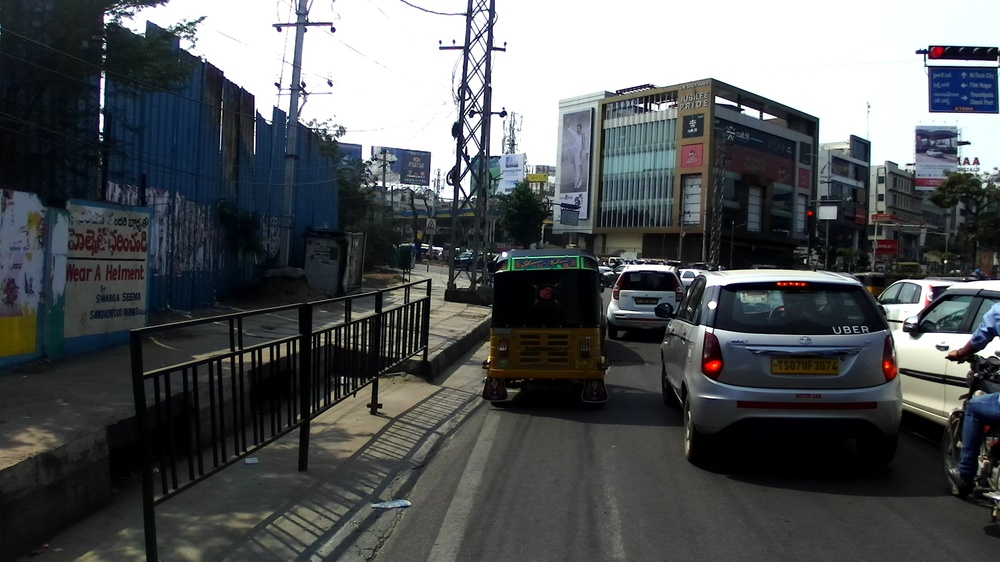
#> input picture Lane Area Detection/Input Images/frame0535.jpg, 1000 x 562 px, shrunk from 1920 x 1080 before the run, found by its file name
$ jupyter execute --allow-errors Road_Lane_Detection.ipynb   (shell and % lines are left out)
#> lines starting #> are read from the running program, lines starting #| are printed output that depends on the picture; after the words box and inside, x2 and y2 are one past the last pixel; in counts of white or black regions, pixels touching at a corner belong together
[cell 1]
import matplotlib.pyplot as plt
import matplotlib.image as mpimg
import numpy as np
import cv2

#> (a cell that did not finish here is left out)

[cell 3]
import math
def grayscale(img):
  return cv2.cvtColor(img, cv2.COLOR_BGR2GRAY)

def canny(img, low_threshold, high_threshold):
  return cv2.Canny(img, low_threshold, high_threshold)

def gaussian_blur(img, kernel_size):
  return cv2.GaussianBlur(img, (kernel_size, kernel_size), 0)


def region_of_interest(img, vertices):
  mask = np.zeros_like(img)
  if len(img.shape) > 2:
    channel_count = img.shape[2]  # i.e. 3 or 4 depending on your image
    ignore_mask_color = (255,) * channel_count
  else:
    ignore_mask_color = 255
  cv2.fillPoly(mask, vertices, ignore_mask_color)
  masked_image = cv2.bitwise_and(img, mask)
  return masked_image

def draw_lines(img, lines, color=[255, 0, 0], thickness=10):
  draw_right = True
  draw_left = True
  slope_threshold = 0.5
  slopes = []
  new_lines = []
  for line in lines:
    x1, y1, x2, y2 = line[0]
    if x2 - x1 == 0:
      slope = 999.
    else:
      slope = (y2-y1)/(x2-x1)
    if abs(slope)>slope_threshold:
      slopes.append(slope)
      new_lines.append(line)

  lines = new_lines
  right_lines = []
  left_lines = []

  for i, line in enumerate(lines):
    x1, y1, x2, y2 = line[0]
    img_x_center = img.shape[1] / 2
    if slopes[i] > 0 and x1 > img_x_center and x2 > img_x_center:
      right_lines.append(line)
    elif slopes[i] < 0 and x1 < img_x_center and x2 < img_x_center:
      left_lines.append(line)
  right_lines_x = []
  right_lines_y = []

  for line in right_lines:
    x1, y1, x2, y2 = line[0]
    right_lines_x.append(x1)
    right_lines_x.append(x2)

    right_lines_y.append(y1)
    right_lines_y.append(y2)

  if len(right_lines_x) > 0:
    right_m, right_b = np.polyfit(right_lines_x, right_lines_y, 1)
  else:
    right_m, right_b = 1, 1
    draw_right = False

  left_lines_x = []
  left_lines_y = []

  for line in left_lines:
     x1, y1, x2, y2 = line[0]

     left_lines_x.append(x1)
     left_lines_x.append(x2)

     left_lines_y.append(y1)
     left_lines_y.append(y2)
     if len(left_lines_x) > 0:
       left_m, left_b = np.polyfit(left_lines_x, left_lines_y, 1)
     else:
       left_m, left_b = 1, 1
       draw_left = False

  y1 = img.shape[0]
  y2 = img.shape[0] * (1 - trap_height)

  right_x1 = (y1 - right_b) / right_m
  right_x2 = (y2 - right_b) / right_m

  left_x1 = (y1 - left_b) / left_m
  left_x2 = (y2 - left_b) / left_m

  y1 = int(y1)
  y2 = int(y2)
  right_x1 = int(right_x1)
  right_x2 = int(right_x2)
  left_x1 = int(left_x1)
  left_x2 = int(left_x2)

  if draw_right:
    cv2.line(img, (right_x1, y1), (right_x2, y2), color, thickness)
  if draw_left:
    cv2.line(img, (left_x1, y1), (left_x2, y2), color, thickness)


def hough_lines(img, rho, theta, threshold, min_line_len, max_line_gap):
  lines = cv2.HoughLinesP(img, rho, theta, threshold, np.array([]), minLineLength=min_line_len, maxLineGap=max_line_gap)
    #line_img = np.zeros(img.shape, dtype=np.uint8)  # this produces single-channel (grayscale) image
  line_img = np.zeros((*img.shape, 3), dtype=np.uint8)  # 3-channel RGB image
  draw_lines(line_img, lines)
    #draw_lines_debug2(line_img, lines)
  return line_img

def weighted_img(img, initial_img, α=0.8, β=1., λ=0.):
  return cv2.addWeighted(initial_img, α, img, β, λ)

def filter_colors(image):
  white_threshold = 200
  lower_white = np.array([white_threshold, white_threshold, white_threshold])
  upper_white = np.array([255, 255, 255])
  white_mask = cv2.inRange(image, lower_white, upper_white)
  white_image = cv2.bitwise_and(image, image, mask=white_mask)

    # Filter yellow pixels
  hsv = cv2.cvtColor(image, cv2.COLOR_BGR2HSV)
  lower_yellow = np.array([90,100,100])
  upper_yellow = np.array([110,255,255])
  yellow_mask = cv2.inRange(hsv, lower_yellow, upper_yellow)
  yellow_image = cv2.bitwise_and(image, image, mask=yellow_mask)

  image2 = cv2.addWeighted(white_image, 1., yellow_image, 1., 0.)

  return image2

[cell 4]
kernel_size = 3
#> kernel_size = 3

# Canny Edge Detector
low_threshold = 50
high_threshold = 150

# Region-of-interest vertices
# We want a trapezoid shape, with bottom edge at the bottom of the image
trap_bottom_width = 0.85  # width of bottom edge of trapezoid, expressed as percentage of image width
trap_top_width = 0.07  # ditto for top edge of trapezoid
trap_height = 0.4  # height of the trapezoid expressed as percentage of image height

# Hough Transform
rho = 2 # distance resolution in pixels of the Hough grid
theta = 1 * np.pi/180 # angular resolution in radians of the Hough grid
threshold = 15     # minimum number of votes (intersections in Hough grid cell)
min_line_length = 10 #minimum number of pixels making up a line
max_line_gap = 20

[cell 5]
def annotate_image(image_in):
  image = filter_colors(image_in)

    # Read in and grayscale the image
    #image = (image*255).astype('uint8')  # this step is unnecessary now
  gray = grayscale(image)

    # Apply Gaussian smoothing
  blur_gray = gaussian_blur(gray, kernel_size)

    # Apply Canny Edge Detector
  edges = canny(blur_gray, low_threshold, high_threshold)

    # Create masked edges using trapezoid-shaped region-of-interest
  imshape = image.shape
  vertices = np.array([[\
        ((imshape[1] * (1 - trap_bottom_width)) // 2, imshape[0]),\
        ((imshape[1] * (1 - trap_top_width)) // 2, imshape[0] - imshape[0] * trap_height),\
        (imshape[1] - (imshape[1] * (1 - trap_top_width)) // 2, imshape[0] - imshape[0] * trap_height),\
        (imshape[1] - (imshape[1] * (1 - trap_bottom_width)) // 2, imshape[0])]]\
        , dtype=np.int32)
  masked_edges = region_of_interest(edges, vertices)

    # Run Hough on edge detected image
  line_image = hough_lines(masked_edges, rho, theta, threshold, min_line_length, max_line_gap)

    # Draw lane lines on the original image
  initial_image = image_in.astype('uint8')
  annotated_image = weighted_img(line_image, initial_image)

  return annotated_image

[cell 6]
annotated_image = annotate_image(mpimg.imread('/content/frame0535.jpg'))
#> in filter_colors, `white_threshold = 200`: white_threshold = 200
#> in filter_colors, `lower_white = np.array([white_threshold, white_threshold, white_thresh..`: lower_white = [200, 200, 200]
#> in filter_colors, `white_mask = cv2.inRange(image, lower_white, upper_white)`:
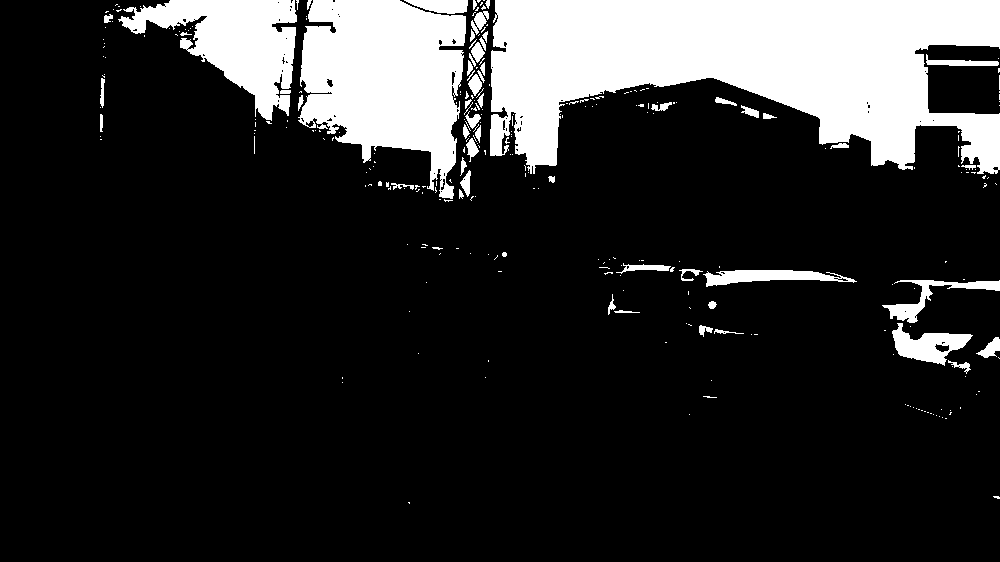
#> white_mask: shape (562, 1000); 17.5% white; 289 white regions (235 under 20 px), largest, box (x1, y1, x2, y2) and area: (490, 0, 1000, 174) 56071, (298, 0, 466, 199) 22138, (118, 0, 297, 121) 10147
#> in filter_colors, image is the input picture: shape (562, 1000, 3); mean R, G, B 83.8, 87.1, 89
#> in region_of_interest, `cv2.fillPoly(mask, vertices, ignore_mask_color)`:
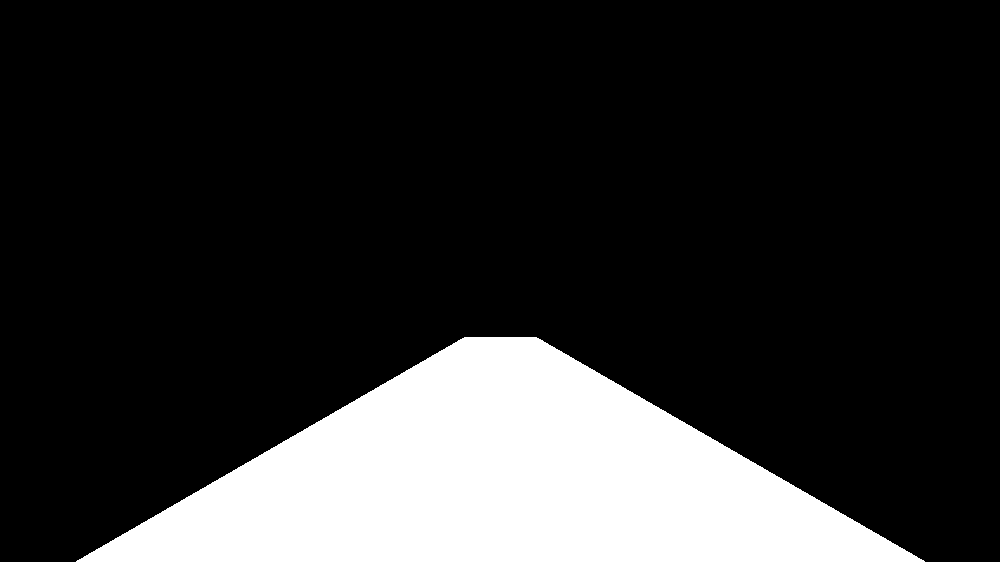
#> mask: shape (562, 1000); 18.5% white; 1 white region, box (x1, y1, x2, y2) and area: (76, 337, 925, 562) 103889
#> in hough_lines, `lines = cv2.HoughLinesP(img, rho, theta, threshold, np.array([]), minL..`: lines = [[489, 342, 490, 370], [492, 358, 492, 345], [491, 340, 491, 359], [485, 378, 487, 355]]
#> the loop in draw_lines, `for line in lines:` made 4 passes
#> (x1, y1, x2, y2, slope) on passes 1 to 4: (489, 342, 490, 370, 28), (492, 358, 492, 345, 999), (491, 340, 491, 359, 999), (485, 378, 487, 355, -11.5)
#> after the loop in draw_lines, `for line in lines:`: new_lines = [[[489, 342, 490, 370]], [[492, 358, 492, 345]], [[491, 340, 491, 359]], [[485, 378, 487, 355]]]; slopes = [28, 999, 999, -11.5]
#> in draw_lines, `lines = new_lines`: lines has the same summary as new_lines
#> the loop in draw_lines, `for i, line in enumerate(lines):` made 4 passes
#> after the loop in draw_lines, `for i, line in enumerate(lines):`: left_lines = [[[485, 378, 487, 355]]]; right_lines = []
#> the loop in draw_lines, `for line in left_lines:` made 1 pass
#> (x1, y1, x2, y2, left_m, left_b) on pass 1: (485, 378, 487, 355, -11.5, 5955.5)
#> after the loop in draw_lines, `for line in left_lines:`: left_lines_x = [485, 487]; left_lines_y = [378, 355]
#> in draw_lines, `left_x1 = (y1 - left_b) / left_m`: left_x1 = 469
#> in draw_lines, `left_x2 = (y2 - left_b) / left_m`: left_x2 = 488.5
#> in draw_lines, `left_x2 = int(left_x2)`: left_x2 = 488
plt.imshow(annotated_image)

[cell 7]
annotated_image = annotate_image(mpimg.imread('/content/frame16669.jpg'))
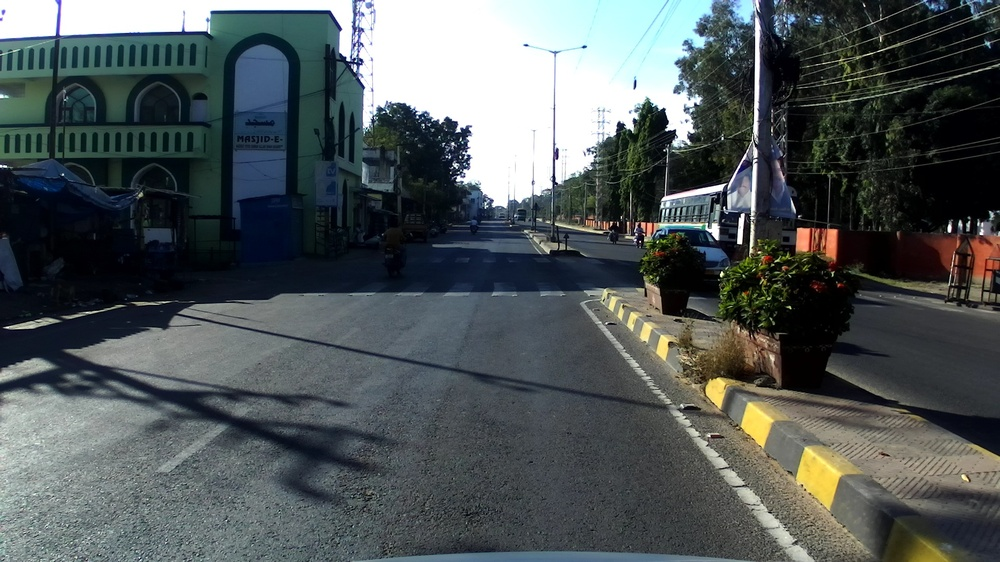
#> input picture Lane Area Detection/Input Images/frame16669.jpg, 1000 x 562 px, shrunk from 1920 x 1080 before the run, found by its file name
#> in filter_colors, image is the input picture: shape (562, 1000, 3); mean R, G, B 80, 87.1, 88
#> in region_of_interest (call 2), `masked_image = cv2.bitwise_and(img, mask)`:
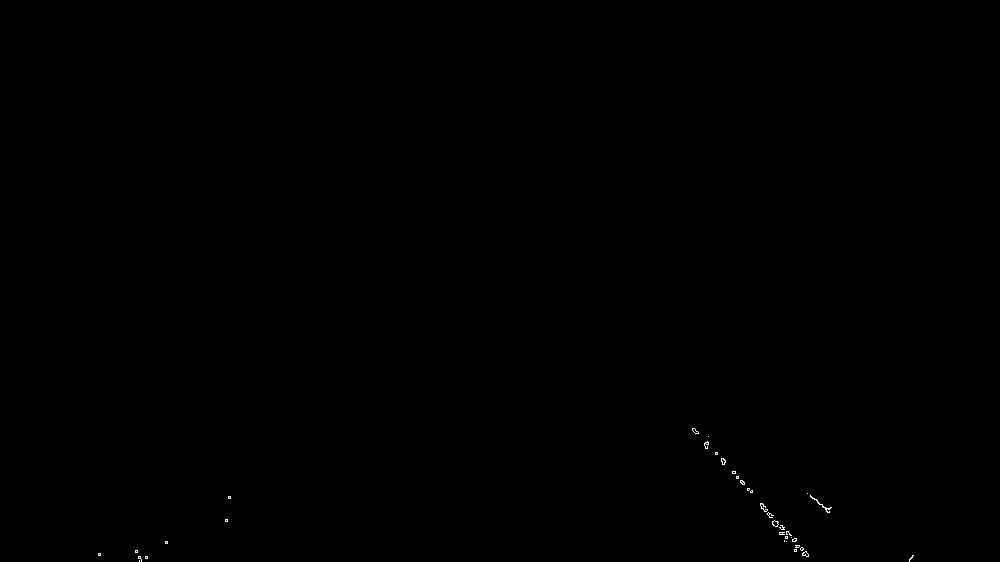
#> masked_image: shape (562, 1000); 0.07% white in thin lines or dots, all inside (x1, y1, x2, y2) = (98, 428, 914, 562)
#> call 2 of draw_lines, with lines = array of shape (11, 1, 4), thickness = 10
#> the loop in draw_lines (call 2), `for line in lines:` made 11 passes
#> (x1, y1, x2, y2, slope) on passes 1 to 8: (693, 428, 808, 556, 1.11), (694, 428, 808, 555, 1.11), (692, 429, 806, 556, 1.11), (807, 493, 829, 512, 0.864), (749, 488, 796, 550, 1.32), (762, 508, 794, 551, 1.34), (810, 495, 829, 511, 0.842), (707, 441, 752, 491, 1.11)
#> after the loop in draw_lines (call 2), `for line in lines:`: new_lines = 11 items, first 6: [[693, 428, 808, 556]], [[694, 428, 808, 555]], [[692, 429, 806, 556]], [[807, 493, 829, 512]], [[749, 488, 796, 550]], [[762, 508, 794, 551]]; slopes = [1.11, 1.11, 1.11, 0.864, 1.32, 1.34, 0.842, 1.11, -0.714, 1.11, 1.03]
#> in draw_lines (call 2), `lines = new_lines`: lines has the same summary as new_lines
#> the loop in draw_lines (call 2), `for i, line in enumerate(lines):` made 11 passes
#> after the loop in draw_lines (call 2), `for i, line in enumerate(lines):`: left_lines = [[[139, 561, 167, 541]]]; right_lines = [[[693, 428, 808, 556]], [[694, 428, 808, 555]], [[692, 429, 806, 556]], [[807, 493, 829, 512]], [[749, 488, 796, 550]], [[762, 508, 794, 551]], [[810, 495, 829, 511]], [[707, 441, 752, 491]], [[697, 431, 808, 554]], [[772, 523, 803, 555]]]
#> the loop in draw_lines (call 2), `for line in right_lines:` made 10 passes
#> after the loop in draw_lines (call 2), `for line in right_lines:`: right_lines_x = [693, 808, 694, 808, 692, 806, 807, 829, 749, 796, 762, 794, 810, 829, 707, 752, 697, 808, 772, 803]; right_lines_y = [428, 556, 428, 555, 429, 556, 493, 512, 488, 550, 508, 551, 495, 511, 441, 491, 431, 554, 523, 555]
#> in draw_lines (call 2), `right_m, right_b = np.polyfit(right_lines_x, right_lines_y, 1)`: right_m = 0.855; right_b = -156.6
#> the loop in draw_lines (call 2), `for line in left_lines:` made 1 pass
#> (x1, y1, x2, y2, left_m, left_b) on pass 1: (139, 561, 167, 541, -0.714, 660.3)
#> after the loop in draw_lines (call 2), `for line in left_lines:`: left_lines_x = [139, 167]; left_lines_y = [561, 541]
#> in draw_lines (call 2), `right_x1 = (y1 - right_b) / right_m`: right_x1 = 840.1
#> in draw_lines (call 2), `right_x2 = (y2 - right_b) / right_m`: right_x2 = 577.3
#> in draw_lines (call 2), `left_x1 = (y1 - left_b) / left_m`: left_x1 = 137.6
#> in draw_lines (call 2), `left_x2 = (y2 - left_b) / left_m`: left_x2 = 452.3
#> in draw_lines (call 2), `right_x1 = int(right_x1)`: right_x1 = 840
#> in draw_lines (call 2), `right_x2 = int(right_x2)`: right_x2 = 577
#> in draw_lines (call 2), `left_x1 = int(left_x1)`: left_x1 = 137
#> in draw_lines (call 2), `left_x2 = int(left_x2)`: left_x2 = 452
#> in draw_lines (call 2), `cv2.line(img, (left_x1, y1), (left_x2, y2), color, thickness)`:
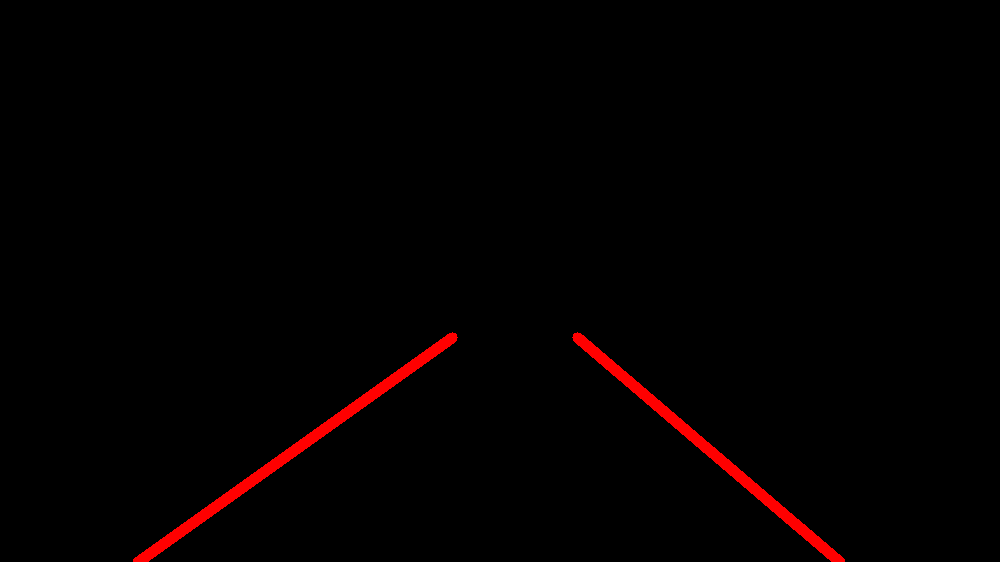
#> img: shape (562, 1000, 3); mean of channels 0, 1, 2 3.7, 0, 0; drawn as R, G, B
#> call 2 of weighted_img, with α = 0.8, β = 1, λ = 0
#> in weighted_img (call 2), `return cv2.addWeighted(initial_img, α, img, β, λ)`:
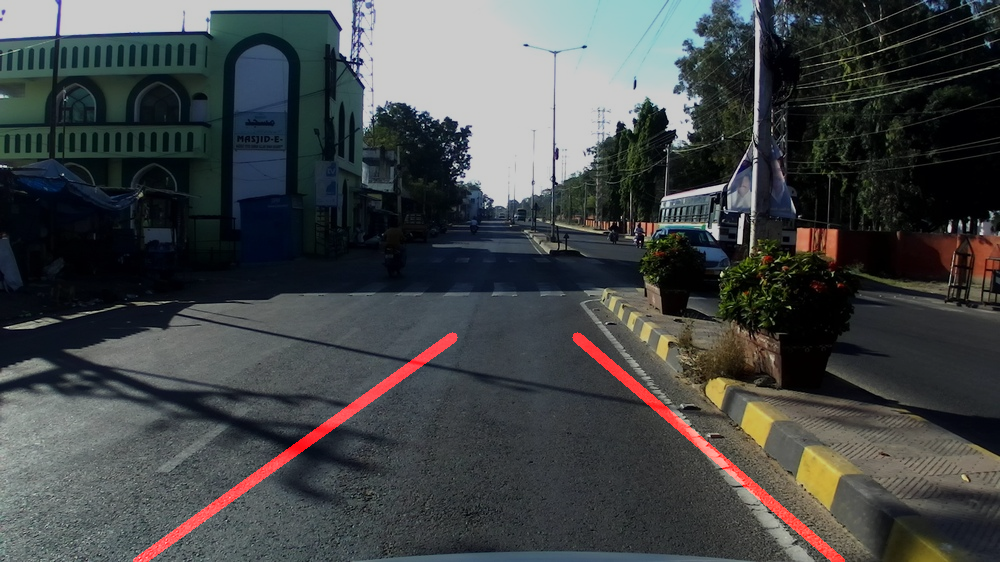
#> returned value: shape (562, 1000, 3); mean of channels 0, 1, 2 66.6, 69.7, 70.4; drawn as R, G, B
plt.imshow(annotated_image)

[cell 8]
annotated_image = annotate_image(mpimg.imread('/content/solidYellowCurve.jpg'))
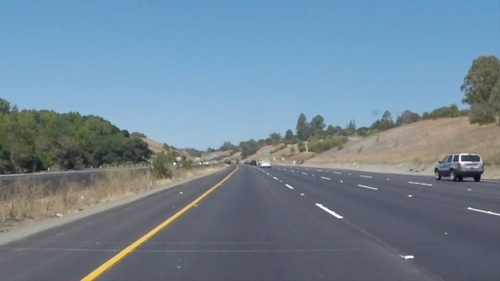
#> input picture Lane Area Detection/Input Images/solidYellowCurve.jpg, 500 x 281 px, shrunk from 960 x 540 before the run, found by its file name
#> in filter_colors, image is the input picture: shape (281, 500, 3); mean R, G, B 113, 133.4, 149
#> in region_of_interest (call 3), `masked_image = cv2.bitwise_and(img, mask)`:
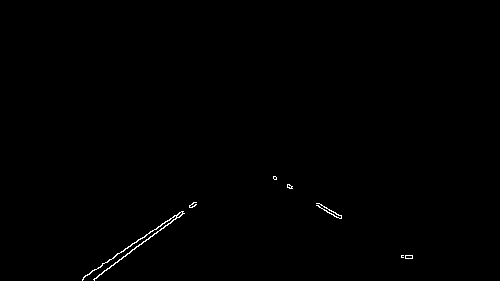
#> masked_image: shape (281, 500); 0.34% white in thin lines or dots, all inside (x1, y1, x2, y2) = (82, 176, 413, 281)
#> call 3 of draw_lines, with lines = array of shape (11, 1, 4), thickness = 10
#> the loop in draw_lines (call 3), `for line in lines:` made 11 passes
#> (x1, y1, x2, y2, slope) on passes 1 to 8: (83, 278, 195, 202, -0.679), (99, 274, 195, 204, -0.729), (318, 203, 341, 217, 0.609), (93, 279, 125, 256, -0.719), (318, 205, 336, 217, 0.667), (316, 205, 339, 218, 0.565), (85, 275, 139, 239, -0.667), (273, 177, 292, 188, 0.579)
#> after the loop in draw_lines (call 3), `for line in lines:`: new_lines = [[[83, 278, 195, 202]], [[99, 274, 195, 204]], [[318, 203, 341, 217]], [[93, 279, 125, 256]], [[318, 205, 336, 217]], [[316, 205, 339, 218]], [[85, 275, 139, 239]], [[273, 177, 292, 188]], [[273, 178, 291, 188]], [[331, 210, 341, 216]]]; slopes = [-0.679, -0.729, 0.609, -0.719, 0.667, 0.565, -0.667, 0.579, 0.556, 0.6]
#> in draw_lines (call 3), `lines = new_lines`: lines has the same summary as new_lines
#> the loop in draw_lines (call 3), `for i, line in enumerate(lines):` made 10 passes
#> after the loop in draw_lines (call 3), `for i, line in enumerate(lines):`: left_lines = [[[83, 278, 195, 202]], [[99, 274, 195, 204]], [[93, 279, 125, 256]], [[85, 275, 139, 239]]]; right_lines = [[[318, 203, 341, 217]], [[318, 205, 336, 217]], [[316, 205, 339, 218]], [[273, 177, 292, 188]], [[273, 178, 291, 188]], [[331, 210, 341, 216]]]
#> the loop in draw_lines (call 3), `for line in right_lines:` made 6 passes
#> after the loop in draw_lines (call 3), `for line in right_lines:`: right_lines_x = [318, 341, 318, 336, 316, 339, 273, 292, 273, 291, 331, 341]; right_lines_y = [203, 217, 205, 217, 205, 218, 177, 188, 178, 188, 210, 216]
#> in draw_lines (call 3), `right_m, right_b = np.polyfit(right_lines_x, right_lines_y, 1)`: right_m = 0.593; right_b = 15.54
#> the loop in draw_lines (call 3), `for line in left_lines:` made 4 passes
#> (x1, y1, x2, y2, left_m, left_b) on passes 1 to 4: (83, 278, 195, 202, -0.679, 334.3), (99, 274, 195, 204, -0.697, 339.1), (93, 279, 125, 256, -0.713, 342.7), (85, 275, 139, 239, -0.697, 339.2)
#> after the loop in draw_lines (call 3), `for line in left_lines:`: left_lines_x = [83, 195, 99, 195, 93, 125, 85, 139]; left_lines_y = [278, 202, 274, 204, 279, 256, 275, 239]
#> in draw_lines (call 3), `right_x1 = (y1 - right_b) / right_m`: right_x1 = 447.6
#> in draw_lines (call 3), `right_x2 = (y2 - right_b) / right_m`: right_x2 = 258.1
#> in draw_lines (call 3), `left_x1 = (y1 - left_b) / left_m`: left_x1 = 83.51
#> in draw_lines (call 3), `left_x2 = (y2 - left_b) / left_m`: left_x2 = 244.9
#> in draw_lines (call 3), `right_x1 = int(right_x1)`: right_x1 = 447
#> in draw_lines (call 3), `right_x2 = int(right_x2)`: right_x2 = 258
#> in draw_lines (call 3), `left_x1 = int(left_x1)`: left_x1 = 83
#> in draw_lines (call 3), `left_x2 = int(left_x2)`: left_x2 = 244
#> in draw_lines (call 3), `cv2.line(img, (left_x1, y1), (left_x2, y2), color, thickness)`:
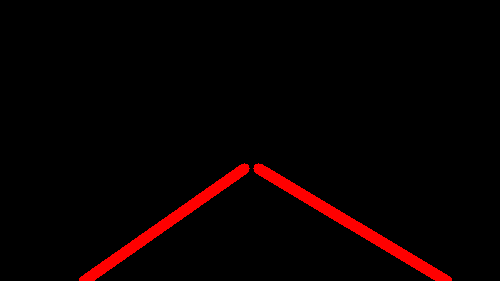
#> img: shape (281, 500, 3); mean of channels 0, 1, 2 8.5, 0, 0; drawn as R, G, B
#> call 3 of weighted_img, with α = 0.8, β = 1, λ = 0
#> in weighted_img (call 3), `return cv2.addWeighted(initial_img, α, img, β, λ)`:
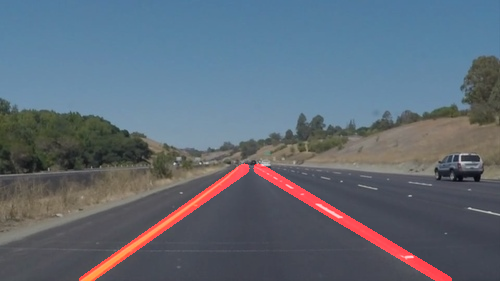
#> returned value: shape (281, 500, 3); mean of channels 0, 1, 2 95.7, 106.7, 119.2; drawn as R, G, B
plt.imshow(annotated_image)
